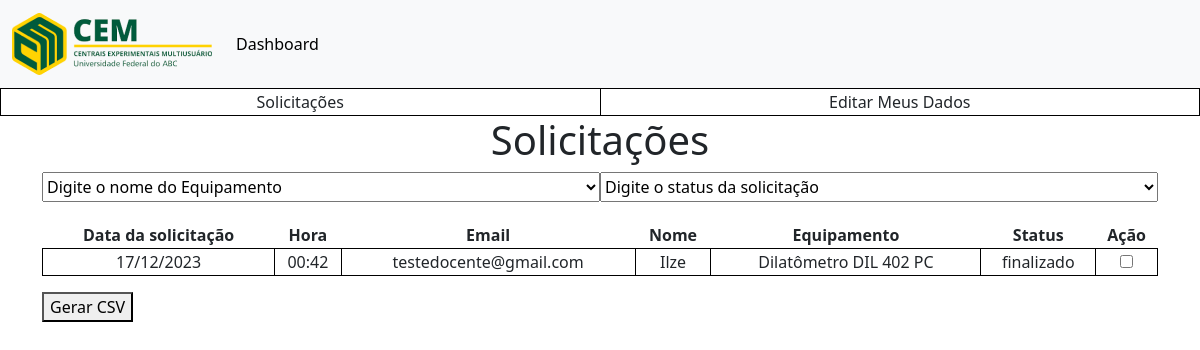
Page /core/treinamento/solicitacoes/ (signed in) on the committed database.
### treinamento/models.py (models this page shows)
class Solicitacoes(models.Model):
    id_solicitacao = models.AutoField(primary_key=True)
    data = models.DateField()
    hora = models.TimeField()
    status = models.CharField(max_length=50)
    id_login = models.ForeignKey(Login, on_delete=models.CASCADE, blank=True, null=True)
    id_equipamento = models.ForeignKey(Equipamento, on_delete=models.CASCADE, blank=False, null=False)

### core/models.py (models this page shows, shortened)
class Login(models.Model):
    id_login = models.AutoField(primary_key=True)
    email_inst = models.EmailField(max_length=255)
    senha = models.CharField(max_length=255)
    perfil = models.CharField(max_length=30, default='perfil')
    data_cadastro = models.DateTimeField(blank=True, null=True, default=datetime.datetime.now)
    data_ultimo_login = models.DateTimeField(blank=True, null=True, default=datetime.datetime(2023, 1, 1, 0, 0))
    password_change_required = models.BooleanField(default=True)

class Docente(models.Model):
    id_docente = models.AutoField(primary_key=True)
    primeiro_nome = models.CharField(max_length=255)
    segundo_nome = models.CharField(max_length=255)
    celular = models.CharField(max_length=17)
    matricula_siape = models.CharField(max_length=30)
    ramal_lab = models.CharField(max_length=30)
    centro = models.CharField(max_length=30)
    possui_projeto = models.CharField(max_length=3)
    info_projeto = models.TextField(max_length=255)
    lista_publi = models.TextField(max_length=255)
    id_form_termo = models.ForeignKey(FormTermo, on_delete=models.CASCADE, null=False)
    id_login = models.ForeignKey(Login, on_delete=models.CASCADE, null=False, default=0)

### equipamentos/models.py (models this page shows)
class Equipamento(models.Model):
    id_equipamento = models.AutoField(primary_key=True)
    nome = models.CharField(max_length=100)
    apelido = models.CharField(max_length=20)
    descricao = models.CharField(max_length=100)
    fabricante = models.CharField(max_length=100)
    localizacao = models.CharField(max_length=30)
    origem = models.CharField(max_length=10, blank=True, null=True)
    ano_aquisicao = models.CharField(max_length=255, blank=True, null=True)
    sala = models.CharField(max_length=20, blank=True, null=True)
    divisao = models.CharField(max_length=255, null=True, blank=True)
    status = models.CharField(max_length=20, blank=True, null=True)
    comentario = models.CharField(max_length=20, blank=True, null=True)
    chave = models.CharField(max_length=255, blank=True, null=True)
    patrimonio = models.CharField(max_length=255, blank=True, null=True)
    aquisicao = models.CharField(max_length=100, blank=True, null=True)
    prof = models.CharField(max_length=255, blank=True, null=True)
    tecnicos = models.ManyToManyField(Tecnico, blank=True, null=True)
    def __str__(self):
        return self.nome

### treinamento/views.py (the view)
# urls.py: path('solicitacoes/', include('treinamento.urls'), name='solicitacoes'),
def solicitacoes(request):
    if 'chave' in request.session:
        chave = request.session['chave']
        login = Login.objects.get(id_login=chave)
        solicitacoes = Solicitacoes.objects.all()
        for solicitacao in solicitacoes:
            aluno_associado = None
            if solicitacao.id_login.perfil == 'aluno ou pos doc':
                aluno_associado = AlunoPosIC.objects.filter(id_login=solicitacao.id_login).first()
                solicitacao.aluno_nome = aluno_associado.primeiro_nome if aluno_associado else None
            elif solicitacao.id_login.perfil == 'docente':
                docente_associado = Docente.objects.filter(id_login=solicitacao.id_login).first()
                solicitacao.docente_nome = docente_associado.primeiro_nome if docente_associado else None
        equipamentos = Equipamento.objects.all()
        return render(request, 'solicitacoes.html', {'equipamentos': equipamentos, 'solicitacoes': solicitacoes})

### treinamento/templates/solicitacoes.html (shortened to what this page needs)
{% extends 'administracao/base.html' %}
{% load static %}
{% block conteudo %}
<div class="container ">
    <h1>Solicitações</h1>
    <form action="{% url "agendar_treinamento" %}" method="post" id="agendar-form" accept-charset="UTF-8">
        <div class="d-flex justfy-content-between form_solicita_treinamento">
            <select name="equipamento" id="selectEquipamento">
                <option value="">Digite o nome do Equipamento</option>
            </select>
            <select name="status" id="selectStatus">
                <option value="">Digite o status da solicitação</option>
            </select>
        </div>
        <div class="tela">
                <table class="solicitacoes text-center" id="tabelaSolicitacoes">
                    <thead class="">
                        <tr class="">
                            <th>Data da solicitação</th>
                            <th>Hora</th>
                            <th>Email</th>
                            <th>Nome</th>
                            <th>Equipamento</th>
                            <th>Status</th>
                            <th>Ação</th>
                        </tr>
                    </thead>
                    <tbody class="tbody-solicitacoes">
                        {% for solicitacao in solicitacoes %}
                        <tr>
                            <td>{{ solicitacao.data|date:"d/m/Y" }}</td>
                            <td>{{ solicitacao.hora }}</td>
                            <td>{{ solicitacao.id_login.email_inst }}</td>
                            {% if solicitacao.id_login.perfil == 'docente' %}
                                <td>{{ solicitacao.docente_nome }}</td>
                                <td>{{ solicitacao.id_equipamento }}</td>
                                <td>{{ solicitacao.status }}</td>
                                <td><input type="checkbox" name="usuario" value="{{ solicitacao.id_login.email_inst }}_{{ solicitacao.id_equipamento }}" id=""></td>
                            {% elif solicitacao.id_login.perfil == 'aluno ou pos doc' %}
                                <td>{{ solicitacao.aluno_nome }}</td>
                                <td>{{ solicitacao.id_equipamento }}</td>
                                <td>{{ solicitacao.status }}</td>
                                <td><input type="checkbox" name="usuario" value="{{ solicitacao.id_login.email_inst }}_{{ solicitacao.id_equipamento }}" id=""></td>
                            {% endif %}
                        </tr>
                        {% endfor %}
                    </tbody>
                </table>
            <button type="submit" formaction="{% url 'gerar_csv' %}" formmethod="post" class="mt-3" id="gerar-csv">Gerar CSV</button>
        </div>
    </form>
</div>
{% endblock %}

### static/css/style.css (style rules this page uses)
h1 { text-align: center; }
tbody { text-align: left; }
input[type=text], select { height: 30px; width: 50%; }
.container { width: 100%; }
th { border-bottom: #000 solid 1px; }
.tela { margin-top: 20px; }
.solicitacoes { width: 100%; }
.tbody-solicitacoes { text-align: center; }
td { border: #000 solid 1px; }

### rows in the picture
Solicitacoes: data "17/12/2023", hora "00:42", id_login.email_inst "testedocente@gmail.com", docente_nome "Ilze", id_equipamento "Dilatômetro DIL 402 PC", status "finalizado"
